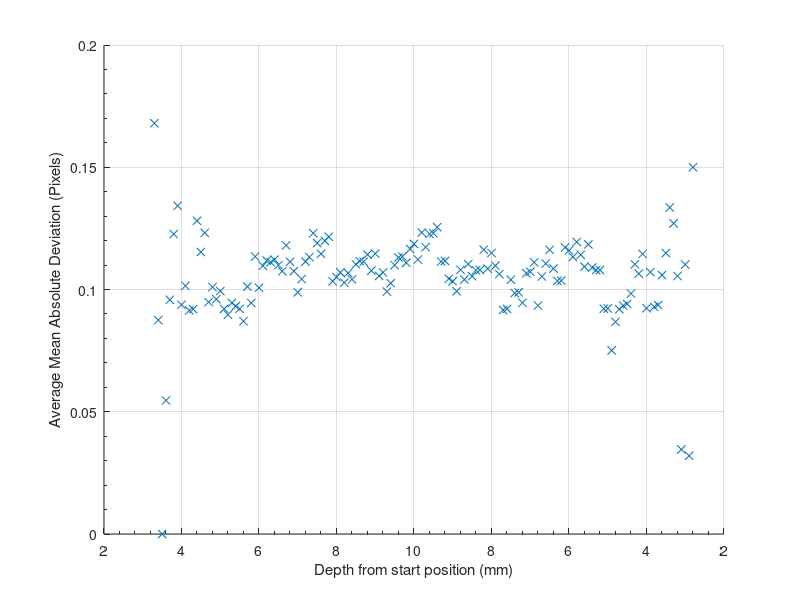
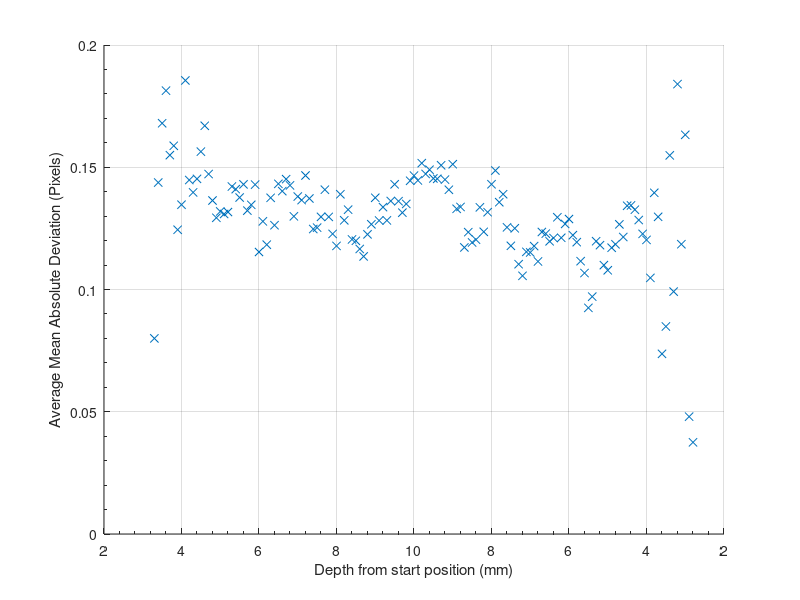

The MATLAB script that drew these images, in order:
close all
load('ZippedMADXYDepthName.mat')

fig1 = figure;
% Create axes
axes1 = axes('Parent',fig1,'YMinorTick','on','XMinorTick','on',...
    'XTickLabel',{'2','4','6','8','10','8','6','4','2'},...
    'XTick',[2 4 6 8 10 12 14 16 18]);
hold(axes1,'on');
grid on;
% Create xlabel
xlabel('Depth from start position (mm)');
% Create ylabel
ylabel('Average Mean Absolute Deviation (Pixels)');
scatter(MaddeningX(:,2)/10,MaddeningX(:,1), 'xb')

fig2 = figure;
% Create axes
axes1 = axes('Parent',fig2,'YMinorTick','on','XMinorTick','on',...
    'XTickLabel',{'2','4','6','8','10','8','6','4','2'},...
    'XTick',[2 4 6 8 10 12 14 16 18]);
hold(axes1,'on');
grid on;
% Create xlabel
xlabel('Depth from start position (mm)');
% Create ylabel
ylabel('Average Mean Absolute Deviation (Pixels)');
scatter(MaddeningY(:,2)/10,MaddeningY(:,1), 'xb')
